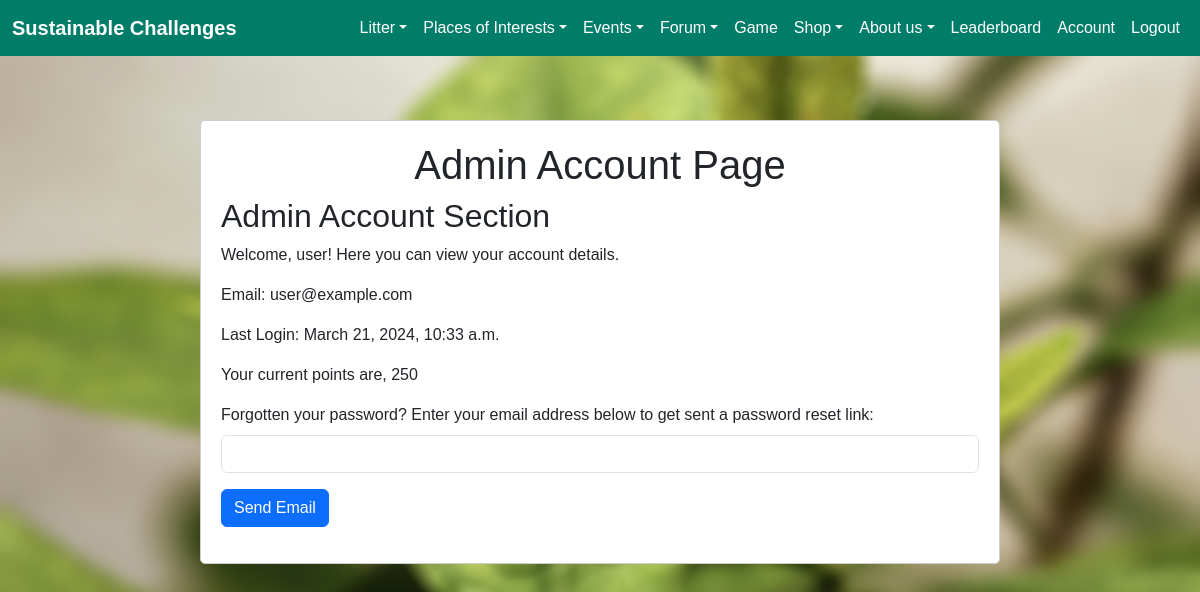
Page /account/admin_account (signed in) on the earlier database version.
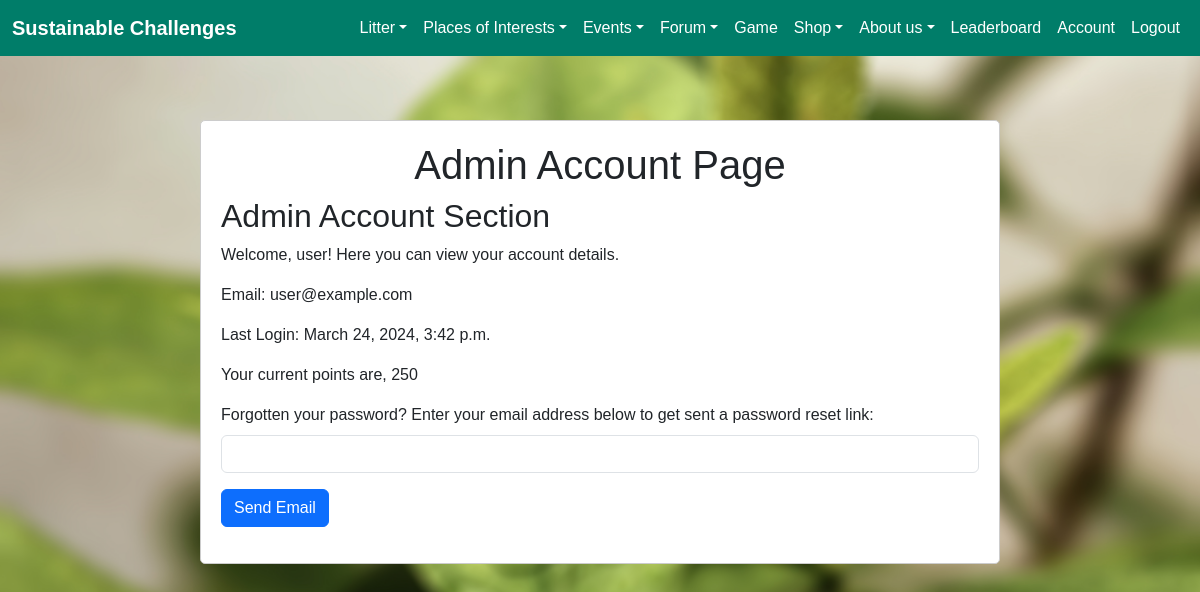
Same page on the later database version.
### authuser/models.py (models this page shows, shortened)
class User(AbstractBaseUser, PermissionsMixin):
    email = models.EmailField(unique=True)
    username = models.CharField(max_length=30, unique=True, default="")
    first_name = models.CharField(max_length=30, default="")
    last_name = models.CharField(max_length=30, default="")
    points = models.IntegerField(default=0)
    level = models.IntegerField(default=1)
    tasks_till_next = models.IntegerField(default=1)
    GAME_MANAGER = None
    is_active = models.BooleanField(default=True)
    is_superuser = models.BooleanField(default=False)
    is_staff = models.BooleanField(default=False)
    date_joined = models.DateTimeField(default=timezone.now)
    last_login = models.DateTimeField(blank=True, null=True)
    objects = CustomUserManager()
    USERNAME_FIELD = 'email'
    EMAIL_FIELD = 'email'
    REQUIRED_FIELDS = []
    groups = models.ManyToManyField(
        'auth.Group',
        related_name='user_groups',
        blank=True,
        verbose_name='groups',
        help_text='The groups this user belongs to. A user will get all permissions granted to these groups.',
    )
    user_permissions = models.ManyToManyField(
        'auth.Permission',
        related_name='user_permissions',
        blank=True,
        verbose_name='user permissions',
        help_text='Specific permissions for this user.',
        related_query_name='user',
    )
    class Meta:
        verbose_name = 'User'
        verbose_name_plural = 'Users'

### account/views.py (the view)
# urls.py: path("admin_account", views.admin_account, name='admin_account'),
@login_required
def admin_account(request):
    user = request.user  # Retrieve the current logged-in user
    context = {
        'user': user,  # Pass the user object to the template
    }
    return render(request, 'admin_account.html', context)

### account/templates/admin_account.html (shortened to what this page needs)
{% extends 'home/base.html'%}
{%block content%}
{% load static %}
<!DOCTYPE html>
<html lang="en">
<head>
</head>
<body>
    <div class="container">
        <h1>Admin Account Page</h1>
        <div class="admin-content">
            <h2>Admin Account Section</h2>
            <p>Welcome, {{ user.username }}! Here you can view your account details.</p>
            <p>Email: {{ user.email }}</p>
            <p>Last Login: {{ user.last_login }}</p>
            <p>Your current points are, {{ user.points}}</p>
      <form method="post" action="{% url 'account:reset_email' %}">
        <div class="mb-3">
          <label for="email" class="form-label">Forgotten your password? Enter your email address below to get sent a password reset link:</label>
          <input type="email" class="form-control" id="email" name="email" required>
        </div>
        <button type="submit" class="btn btn-primary">Send Email</button>
      </form>
        </div>
    </div>
</body>
</html>
{%endblock%}

Differences in the rows shown:
changed User "user": last_login "March 21, 2024, 10:33 a.m." → "March 24, 2024, 3:42 p.m."
